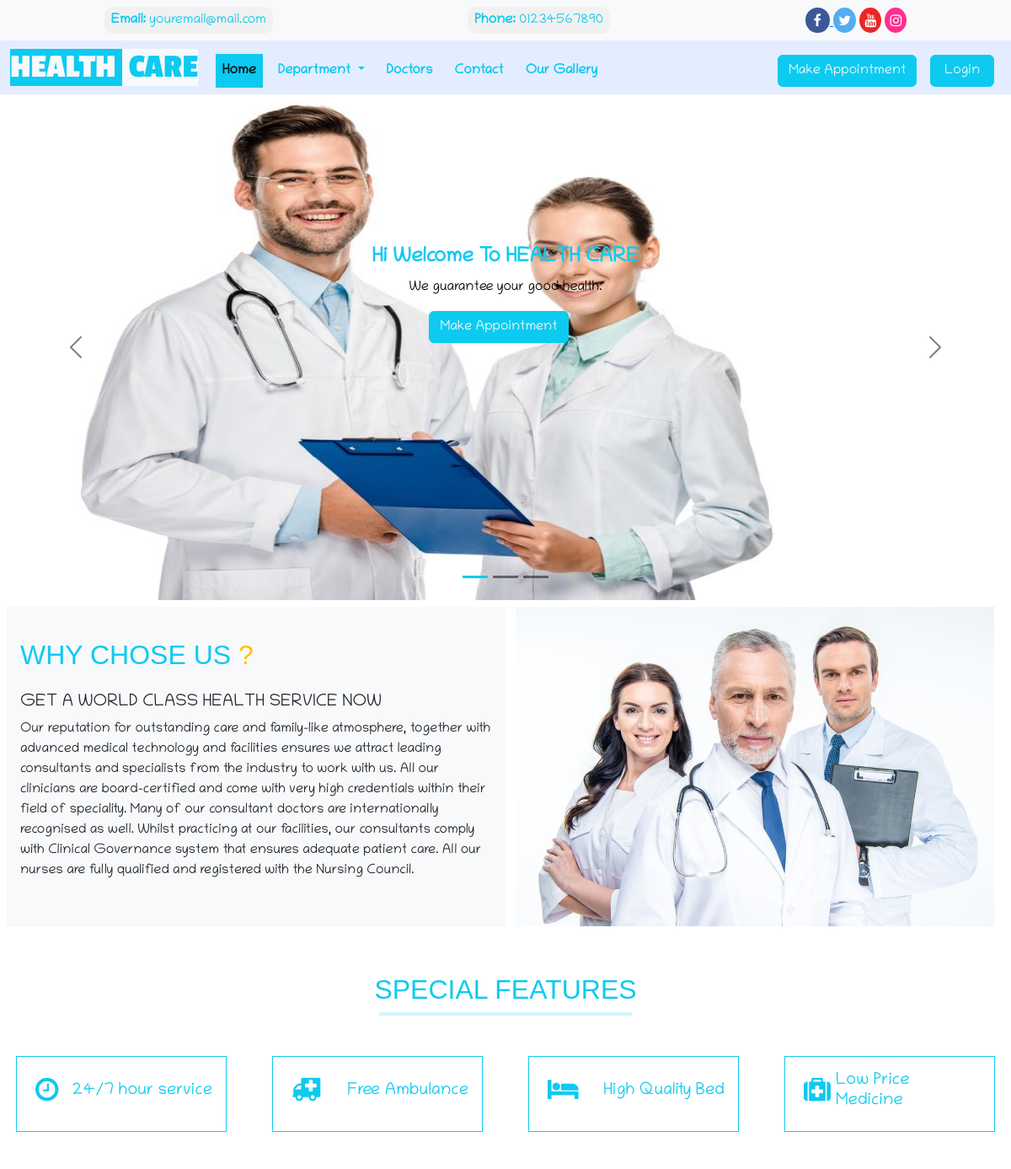
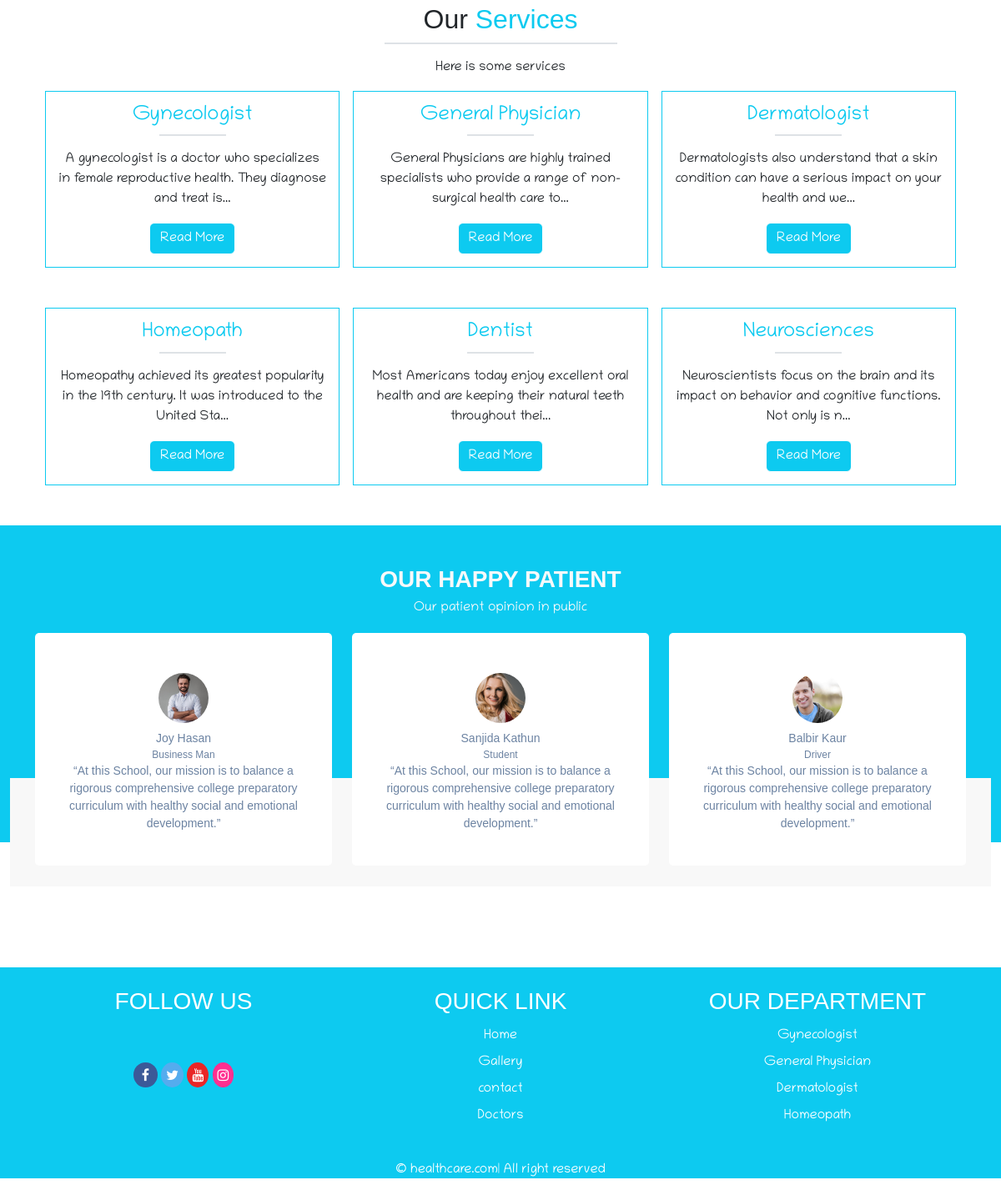
The page / on the database its author committed (2 pictures, top to bottom).
### tables this page shows
CREATE TABLE `doctorspecilization` (
  `id` int(11) NOT NULL,
  `specilization` varchar(255) DEFAULT NULL,
  `fee` int(11) DEFAULT NULL,
  `dis` longtext DEFAULT NULL,
  `img` varchar(100) DEFAULT NULL,
  `creationDate` timestamp NULL DEFAULT current_timestamp(),
  `updationDate` timestamp NULL DEFAULT NULL ON UPDATE current_timestamp()
);

### index.php (the view, shortened to what this page needs)
<?php include 'header.php'; ?>
<div id="carouselExampleDark" class="carousel carousel-dark slide" data-bs-ride="carousel">
    <div class="carousel-indicators">
        <button type="button" data-bs-target="#carouselExampleDark" data-bs-slide-to="0" class="active bg-info" aria-current="true" aria-label="Slide 1"></button>
        <button type="button" data-bs-target="#carouselExampleDark" data-bs-slide-to="1" aria-label="Slide 2"></button>
        <button type="button" data-bs-target="#carouselExampleDark" data-bs-slide-to="2" aria-label="Slide 3"></button>
    </div>
    <div class="carousel-inner">
        <div class="carousel-item active bg-black zinde" data-bs-interval="4000">
            <img src="img/c1.jpeg" class="d-block w-100" alt="...">
            <div class="carousel-caption position-absolute top-50 translate-middle-x translate-middle-y">
                <h4 class="fw-bold text-info animate__animated animate__backInDown">Hi Welcome To HEALTH CARE</h4>
                <p>We guarantee your good health.</p>
                <a class="btn btn-info text-light me-3 app_btn" <?php if (isset($_SESSION['uid'])) {
                                                                } ?> href="login.php">
                    Make Appointment
                </a>
            </div>
        </div>
    </div>
    <button class="carousel-control-prev" type="button" data-bs-target="#carouselExampleDark" data-bs-slide="prev">
        <span class="carousel-control-prev-icon" aria-hidden="true"></span>
    </button>
    <button class="carousel-control-next" type="button" data-bs-target="#carouselExampleDark" data-bs-slide="next">
        <span class="carousel-control-next-icon" aria-hidden="true"></span>
    </button>
</div>
<section>
    <div class="row p-2 m-0 ">
        <div class=" left col-md-6 col-12 p-3 d-flex align-items-center justify-content-center bg-light animate__animated animate__fadeInLeft">
            <div class=" border-1">
                <h2 class="hf text-info  mb-4 text-uppercase">Why chose us <span class="text-warning ">?</span>
                </h2>
                <h5 class="text-body">GET A WORLD CLASS HEALTH SERVICE NOW</h5>
                <p>
                    Our reputation for outstanding care and family-like atmosphere, together with advanced medical
                    technology and facilities ensures we attract leading consultants and specialists from the
                    industry
                    to work with us. All our clinicians are board-certified and come with very high credentials
                    within
                    their field of speciality. Many of our consultant doctors are internationally recognised as
                    well.
                    Whilst practicing at our facilities, our consultants comply with Clinical Governance system that
                    ensures adequate patient care. All our nurses are fully qualified and registered with the
                    Nursing
                    Council.
                </p>
            </div>
        </div>
        <div class="right col-md-6 col-12 animate__animated animate__fadeInRight d-flex align-items-center ">
            <img class="img-fluid" src="img/why.jpeg" alt="">
        </div>
    </div>
</section>
<section>
    <div class="sheader my-5">
        <h2 class="text-uppercase text-center hf text-info ">special features</h2>
        <hr class="border border-info border-2 border-opacity-75  w-25 m-auto text-info">
    </div>
    <div class="d-flex justify-content-around row m-0 gap-3 my-4">
        <div class="fa-2x col-lg-3 col-md-6 d-flex justify-content-between p-3 hove">
            <div class="l">
                <i class="fa fa-clock-o"></i>
            </div>
            <div class=" d-flex justify-content-center align-items-center">
                <h5>24/7 hour service</h5>
            </div>
        </div>
        <div class="fa-2x col-lg-3 col-md-6 d-flex justify-content-between p-3 hove">
            <div class="l">
                <i class="fa fa-ambulance"></i>
            </div>
            <div class=" d-flex justify-content-center align-items-center">
                <h5>Free Ambulance</h5>
            </div>
        </div>
        <div class="fa-2x col-lg-3 col-md-6 d-flex justify-content-between p-3 hove">
            <div class="l">
                <i class="fa fa-hotel"></i>
            </div>
            <div class=" d-flex justify-content-center align-items-center">
                <h5>High Quality Bed</h5>
            </div>
        </div>
        <div class="fa-2x col-lg-3 col-md-6 d-flex justify-content-between p-3 hove">
            <div class="l">
                <i class="fa fa-medkit"></i>
            </div>
            <div class=" d-flex justify-content-center align-items-center">
                <h5>Low Price Medicine</h5>
            </div>
        </div>
    </div>
</section>
<section>
    <div class="container my-5">
        <div class="section-title">
            <div class="row ">
                <div class=" text-center">
                    <h2 class="hf">Our <span class="text-info">Services</span></h2>
                    <div class="border bg-info w-25 m-auto mb-3"></div>
                    <p>Here is some services</p>
                </div>
            </div>
        </div>
        <div class="container ">
            <div class="row gx-3 gy-5 text-center">
                <?php
                $get_dep = mysqli_query($con, "select * from doctorspecilization limit 6");
                while ($row = mysqli_fetch_assoc($get_dep)) {
                    echo '<div class="col-md-6 col-lg-4 ">
                     <div class="service-item text-center servic_single">
                         <h4><a href="#">' . $row['specilization'] . '</a></h4>
                         <div class="border bg-info w-25 m-auto mb-3"></div>
                         <p> ';
                    $dis = $row['dis'];
                    echo  substr($dis, 0, 100);
                    echo "...";
                    echo '</p>
                         <a class="btn btn-info text-white margin-top-20" href="depertment.php?id=' . $row['id'] . '" >Read
                             More</a>
                     </div>
                 </div>';
                }
                ?>
            </div>
        </div>
    </div>
</section>
<section class="home-testimonial mt-3">
    <div class="container-fluid">
        <div class="row d-flex justify-content-center testimonial-pos">
            <div class="col-md-12 pt-4 d-flex justify-content-center">
                <h2 class="text-light hf text-uppercase">Our Happy Patient</h2>
            </div>
            <div class="col-md-12 d-flex justify-content-center">
                <h6 class="text-light">Our patient opinion in public</h6>
            </div>
        </div>
        <section class="home-testimonial-bottom">
            <div class="container testimonial-inner">
                <div class="row d-flex justify-content-center">
                    <div class="col-md-4 style-3">
                        <div class="tour-item ">
                            <div class="tour-desc bg-white">
                                <div class="d-flex justify-content-center pt-2 pb-2"><img class="tm-people" src="img/h2.jpeg" alt=""></div>
                                <div class="link-name d-flex justify-content-center">Joy Hasan</div>
                                <div class="link-position d-flex justify-content-center">Business Man</div>
                                <div class="tour-text color-grey-3 text-center">&ldquo;At this School, our mission
                                    is to balance a rigorous comprehensive college preparatory curriculum with
                                    healthy social and emotional development.&rdquo;</div>
                            </div>
                        </div>
                    </div>
                    <div class="col-md-4 style-3">
                        <div class="tour-item ">
                            <div class="tour-desc bg-white">
                                <div class="d-flex justify-content-center pt-2 pb-2"><img class="tm-people" src="img/h3.jpeg" alt=""></div>
                                <div class="link-name d-flex justify-content-center">Sanjida Kathun</div>
                                <div class="link-position d-flex justify-content-center">Student</div>
                                <div class="tour-text color-grey-3 text-center">&ldquo;At this School, our mission
                                    is to balance a rigorous comprehensive college preparatory curriculum with
                                    healthy social and emotional development.&rdquo;</div>
                            </div>
                        </div>
                    </div>
                    <div class="col-md-4 style-3">
                        <div class="tour-item ">
                            <div class="tour-desc bg-white">
                                <div class="d-flex justify-content-center pt-2 pb-2"><img class="tm-people" src="img/h1.jpeg" alt=""></div>
                                <div class="link-name d-flex justify-content-center">Balbir Kaur</div>
                                <div class="link-position d-flex justify-content-center">Driver</div>
                                <div class="tour-text color-grey-3 text-center">&ldquo;At this School, our mission
                                    is to balance a rigorous comprehensive college preparatory curriculum with
                                    healthy social and emotional development.&rdquo;</div>
                            </div>
                        </div>
                    </div>
                </div>
        </section>
</section>
<?php include 'footer.php'; ?>

### footer.php (shortened to what this page needs)
<section id="footer" class="mt-5 bg-info text-center text-white">
    <div class="container ">
        <div class="row ">
            <div class="col-md-4 pt-lg-4">
                <h3 class="text-uppercase hf ">Follow us</h3>
                <div class="d-flex justify-content-center align-items-center">
                    <div class=" pt-lg-5">
                        <a href="">
                            <i class="fa fa-facebook"></i>
                        </a>
                        <a href=""> <i class="fa fa-twitter"></i></a>
                        <a href=""><i class="fa fa-youtube"></i></a>
                        <a href=""><i class="fa fa-instagram"></i></a>
                    </div>
                </div>
            </div>
            <div class="col-md-4 p-4">
                <H3 class="text-uppercase hf ">QUICK LINK</H3>
                <div>
                    <ul class="list-unstyled">
                        <li> <a href="index.php">Home</a></li>
                        <li> <a href="gallery.php">Gallery</a></li>
                        <li> <a href="contact.php">contact</a></li>
                        <li> <a href="doctors.php">Doctors</a></li>
                    </ul>
                </div>
            </div>
            <div class="col-md-4 pt-lg-4">
                <H3 class="text-uppercase hf ">Our Department</H3>
                <div>
                    <ul class="list-unstyled">
                        <?php $get_dep = mysqli_query($con, "select * from doctorspecilization limit 4");
                        while ($row = mysqli_fetch_assoc($get_dep)) {
                            echo '<li><a href="depertment.php?id=' . $row['id'] . '">' . $row['specilization'] . '</a></li>';
                        } ?>
                    </ul>
                </div>
            </div>
        </div>
    </div>
    <div class="copy">
        <h6>© healthcare.com| All right reserved</h6>
    </div>
</section>

### rows shown on the page
doctorspecilization: specilization "Gynecologist", dis "A gynecologist is a doctor who specializes in female reproductive health. They diagnose and treat is"
doctorspecilization: specilization "General Physician", dis "General Physicians are highly trained specialists who provide a range of non-surgical health care to"
doctorspecilization: specilization "Dermatologist", dis "Dermatologists also understand that a skin condition can have a serious impact on your health and we"
doctorspecilization: specilization "Homeopath", dis "Homeopathy achieved its greatest popularity in the 19th century. It was introduced to the United Sta"
doctorspecilization: specilization "Dentist", dis "Most Americans today enjoy excellent oral health and are keeping their natural teeth throughout thei"
doctorspecilization: specilization "Neurosciences", dis "Neuroscientists focus on the brain and its impact on behavior and cognitive functions. Not only is n"
